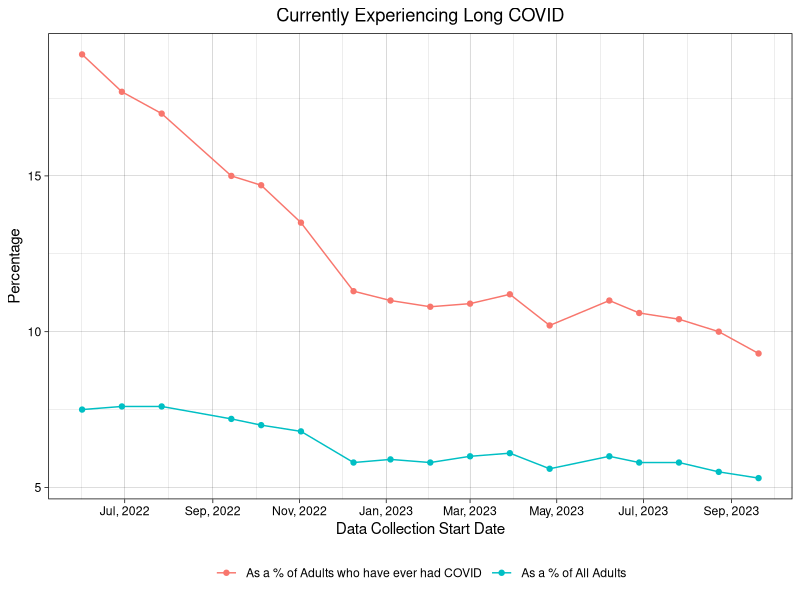
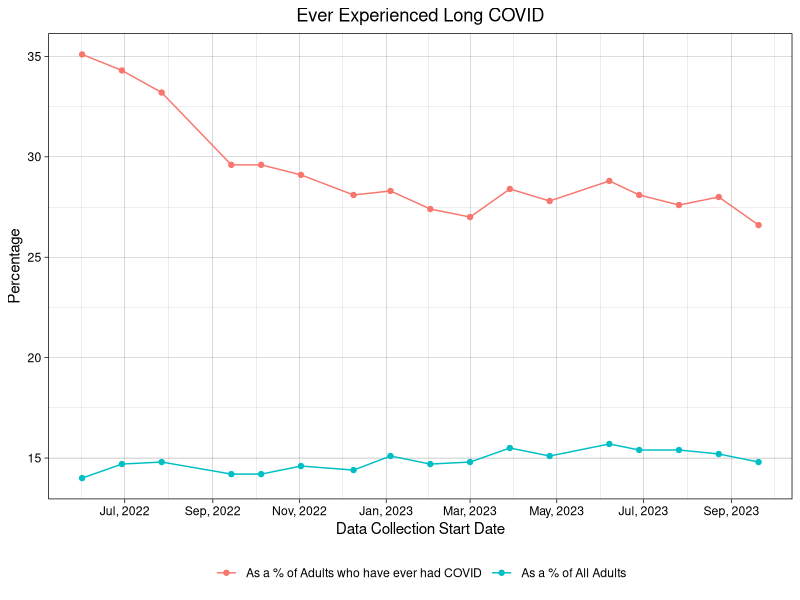
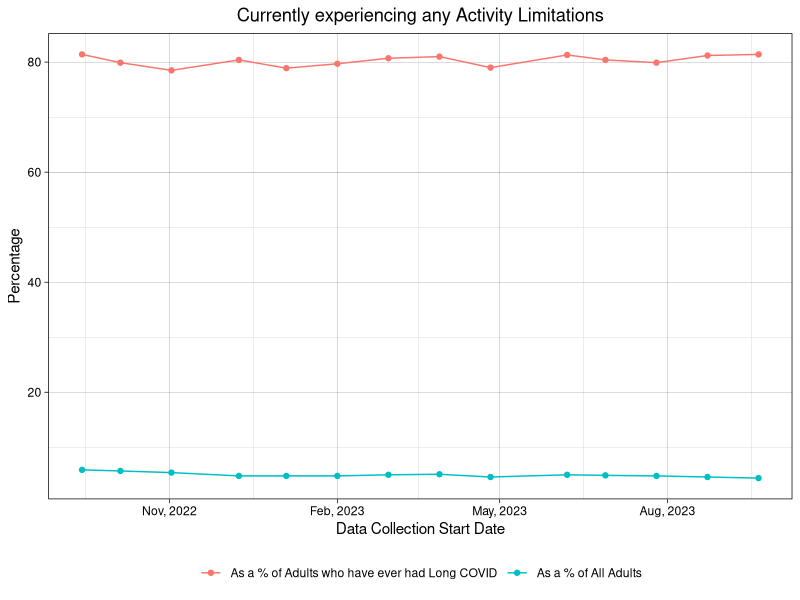
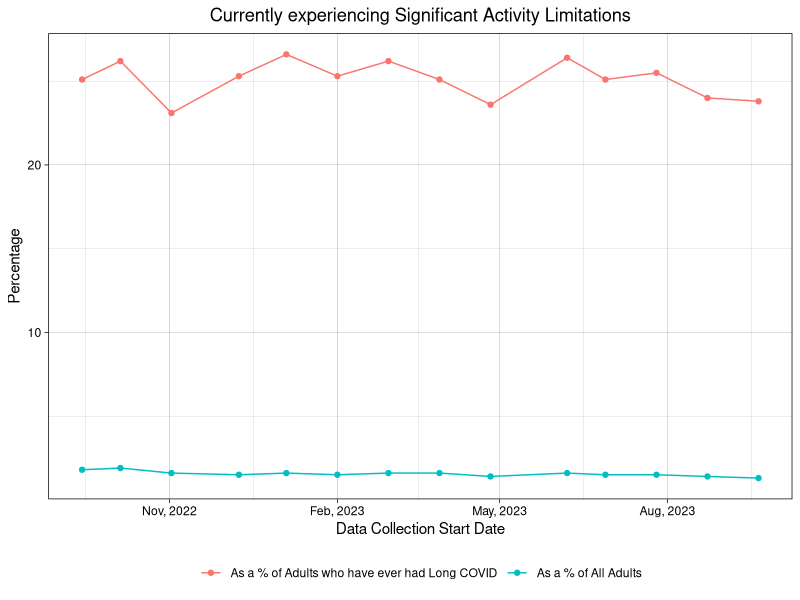

Write the R code that produced these figures, in order.
## ---- chunk 1
#| warning: false

# Import Required Libraries
library(dplyr)
library(ggplot2)
library(forcats)

# Import Data
pcc <- read.csv("Post-COVID_Conditions.csv")

# Filter the data according to the workflow above
TimeData <- pcc %>% filter(Group == 'National Estimate') %>% select(c(Indicator, Group, Time.Period.Start.Date, Time.Period.End.Date, Value))

# Also need to convert the Time Period Colums to dates
TimeData$Time.Period.Start.Date <- as.Date(TimeData$Time.Period.Start.Date, format = "%m/%d/%Y")
#TimeData$Time.Period.Start.Date <- format(TimeData$Time.Period.Start.Date, "%B %d, %Y")

TimeData$Time.Period.End.Date<- as.Date(TimeData$Time.Period.End.Date, format = "%m/%d/%Y")
#TimeData$Time.Period.End.Date <- format(TimeData$Time.Period.End.Date, "%B %d, %Y")
## ---- chunk 2
CurrentExp <- TimeData %>% filter(Indicator == "Currently experiencing long COVID, as a percentage of adults who ever had COVID" | Indicator == "Currently experiencing long COVID, as a percentage of all adults")

CurrentExp <- na.omit(CurrentExp)

CurrentExp$Indicator <- recode(CurrentExp$Indicator, "Currently experiencing long COVID, as a percentage of adults who ever had COVID" = "As a % of Adults who have ever had COVID", "Currently experiencing long COVID, as a percentage of all adults" = "As a % of All Adults")

ggplot(CurrentExp, aes(x = Time.Period.Start.Date, y = Value, color = Indicator)) +
  geom_line() +
  geom_point() +
  ggtitle("Currently Experiencing Long COVID") + 
  xlab("Data Collection Start Date") +
  ylab("Percentage") +
  scale_x_date(labels = scales::date_format("%b, %Y"), breaks = "2 month") +
  theme_linedraw() +
  theme(plot.title = element_text(hjust = 0.5), legend.position = "bottom") +
  labs(color = NULL)
## ---- chunk 3
EverExp <- TimeData %>% filter(Indicator == "Ever experienced long COVID, as a percentage of adults who ever had COVID" | Indicator == "Ever experienced long COVID, as a percentage of all adults")

EverExp <- na.omit(EverExp)

EverExp$Indicator <- recode(EverExp$Indicator, "Ever experienced long COVID, as a percentage of adults who ever had COVID" = "As a % of Adults who have ever had COVID", "Ever experienced long COVID, as a percentage of all adults" = "As a % of All Adults")

ggplot(EverExp, aes(x = Time.Period.Start.Date, y = Value, color = Indicator)) +
  geom_line() +
  geom_point() +
  ggtitle("Ever Experienced Long COVID") + 
  xlab("Data Collection Start Date") +
  ylab("Percentage") +
  scale_x_date(labels = scales::date_format("%b, %Y"), breaks = "2 month") +
  theme_linedraw() +
  theme(plot.title = element_text(hjust = 0.5), legend.position = "bottom") +
  labs(color = NULL)
## ---- chunk 4
# Can re-use the TimeData dataframe that we created earlier to analyze time series data for question 1:
AnyActivityLimits <- TimeData %>% filter(Indicator == "Any activity limitations from long COVID, as a percentage of adults who currently have long COVID" | Indicator == "Any activity limitations from long COVID, as a percentage of all adults")

AnyActivityLimits <- na.omit(AnyActivityLimits)

AnyActivityLimits$Indicator <- recode(AnyActivityLimits$Indicator, "Any activity limitations from long COVID, as a percentage of adults who currently have long COVID" = "As a % of Adults who have ever had Long COVID", "Any activity limitations from long COVID, as a percentage of all adults" = "As a % of All Adults")

ggplot(AnyActivityLimits, aes(x = Time.Period.Start.Date, y = Value, color = Indicator)) +
  geom_line() +
  geom_point() +
  ggtitle("Currently experiencing any Activity Limitations") + 
  xlab("Data Collection Start Date") +
  ylab("Percentage") +
  scale_x_date(labels = scales::date_format("%b, %Y"), breaks = "3 month") +
  theme_linedraw() +
  theme(plot.title = element_text(hjust = 0.5), legend.position = "bottom") +
  labs(color = NULL)
## ---- chunk 5
SignifActivityLimits <- TimeData %>% filter(Indicator == "Significant activity limitations from long COVID, as a percentage of adults who currently have long COVID" | Indicator == "Significant activity limitations from long COVID, as a percentage of all adults")

SignifActivityLimits <- na.omit(SignifActivityLimits)

SignifActivityLimits$Indicator <- recode(SignifActivityLimits$Indicator, "Significant activity limitations from long COVID, as a percentage of adults who currently have long COVID" = "As a % of Adults who have ever had Long COVID", "Significant activity limitations from long COVID, as a percentage of all adults" = "As a % of All Adults")

ggplot(SignifActivityLimits, aes(x = Time.Period.Start.Date, y = Value, color = Indicator)) +
  geom_line() +
  geom_point() +
  ggtitle("Currently experiencing Significant Activity Limitations") + 
  xlab("Data Collection Start Date") +
  ylab("Percentage") +
  scale_x_date(labels = scales::date_format("%b, %Y"), breaks = "3 month") +
  theme_linedraw() +
  theme(plot.title = element_text(hjust = 0.5), legend.position = "bottom") +
  labs(color = NULL)
